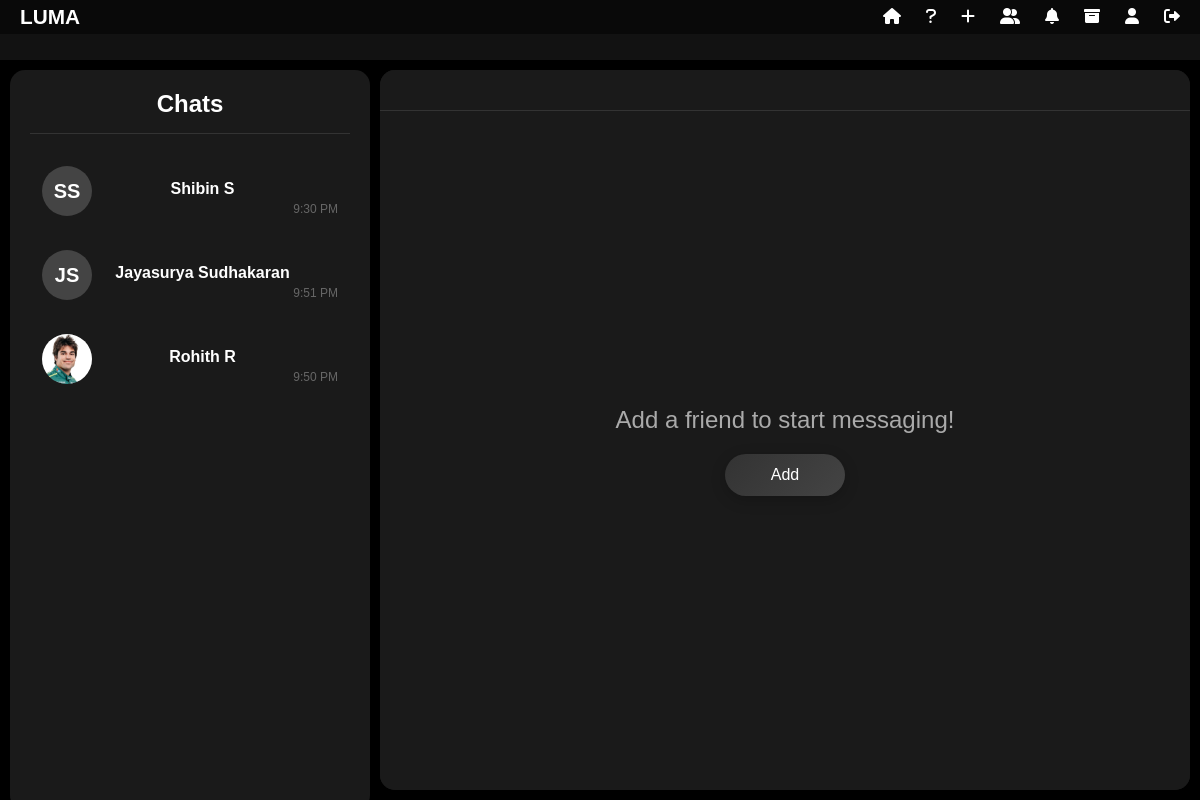
Screenshot of /chats/ (signed in) with the database file from the repository.
### chat/models.py (models this page shows, shortened)
class Chat(models.Model):
    sender = models.ForeignKey(User, related_name='sender_chats', on_delete=models.CASCADE)
    recipient = models.ForeignKey(User, related_name='recipient_chats', on_delete=models.CASCADE)
    created_at = models.DateTimeField(auto_now_add=True)
    updated_at = models.DateTimeField(auto_now=True)
    archived_by = models.ManyToManyField(User, related_name='archived_chats', blank=True)
    class Meta:
        db_table = 'chat_chat'

class User(AbstractBaseUser):
    first_name = models.CharField(max_length=30)
    last_name = models.CharField(max_length=30)
    username = models.CharField(max_length=30, unique=True)
    email = models.EmailField(unique=True)
    profile_picture = models.ImageField(upload_to='profile_pics', blank=True, null=True)  # Removed trailing slash
    created_at = models.DateTimeField(auto_now_add=True)
    is_active = models.BooleanField(default=True)
    is_admin = models.BooleanField(default=False)
    is_banned = models.BooleanField(default=False)
    ban_expiry = models.DateTimeField(null=True, blank=True)
    ban_reason = models.TextField(blank=True, null=True)
    objects = UserManager()
    USERNAME_FIELD = 'username'
    REQUIRED_FIELDS = ['email', 'first_name', 'last_name']
    class Meta:
        db_table = 'chat_user'
    def is_currently_banned(self):
        if not self.is_banned:
            return False
        if self.ban_expiry and timezone.now() > self.ban_expiry:
            self.unban_user()
            return False
        return True

### chat/views.py (the view)
# urls.py: path('chats/', views.chat_list, name='chat_list'),
@login_required
def chat_list(request):
    print(f"Current user: {request.user.username}")
    print(f"User ID: {request.user.id}")
    chats = Chat.objects.filter(
        Q(sender=request.user) | Q(recipient=request.user)
    ).exclude(
        Q(sender__in=BlockedUser.objects.filter(blocked=request.user).values('blocker')) |
        Q(recipient__in=BlockedUser.objects.filter(blocked=request.user).values('blocker'))
    ).exclude(
        archived_by=request.user
    ).order_by('-updated_at')
    for chat in chats:
        other_user = chat.recipient if chat.sender == request.user else chat.sender
        unread_count = Message.objects.filter(
            chat=chat,
            sender=other_user,
            deleted_for_everyone=False  # Exclude messages deleted for everyone
        ).exclude(read_by=request.user).count()
        chat.unread_count = unread_count
        last_message = chat.messages.filter(
            deleted_for_everyone=False
        ).order_by('-sent_at').first()
        if last_message:
            chat.last_message = last_message.content
        else:
            chat.last_message = "No messages yet"
        chat.sender_profile_pic = chat.sender.profile_picture.url if chat.sender.profile_picture else None
        chat.recipient_profile_pic = chat.recipient.profile_picture.url if chat.recipient.profile_picture else None
    print(f"Number of chats found: {chats.count()}")
    all_chats = Chat.objects.all()
    print(f"Total chats in database: {all_chats.count()}")
    for chat in all_chats:
        print(f"Chat ID: {chat.id}")
        print(f"Sender: {chat.sender.username} (ID: {chat.sender.id})")
        print(f"Recipient: {chat.recipient.username} (ID: {chat.recipient.id})")
        print("---")
    print("\nUser's chats:")
    for chat in chats:
        print(f"Chat ID: {chat.id}")
        print(f"Sender: {chat.sender.username}")
        print(f"Recipient: {chat.recipient.username}")
        print(f"Latest message: {chat.last_message}")
        print("---")
    return render(request, 'chat.html', {
        'chats': chats,
        'active_chat': None,
        'current_user': request.user
    })

### templates/chat.html (shortened to what this page needs)
{% extends "base.html" %} {% load tz %} {% load chat_filters %} {% block content %}
<link
  href="https://cdnjs.cloudflare.com/ajax/libs/font-awesome/6.0.0/css/all.min.css"
  rel="stylesheet"
/>
<div class="chat-container">
  <div class="chat-list-panel">
    <div class="chat-list-title">Chats</div>
    <div class="chat-list">
      {% if chats %}
        {% for chat in chats %}
        <div
          class="chat-item {% if active_chat and chat.id == active_chat.id %} active {% endif %}{% if chat.unread_count > 0 %} has-unread {% endif %}"
          data-chat-url="{% url 'chat_detail' chat.id %}"
          data-chat-id="{{ chat.id }}"
          onclick="loadChat(this, event)">
          <div class="chat-item-pfp">
            {% if chat.sender == request.user %}
              {% if chat.recipient_profile_pic %}
                <img
                  src="{{ chat.recipient_profile_pic }}"
                  alt="Profile Picture"
                  class="pfp-image"
                  onerror="this.style.display='none'; this.nextElementSibling.style.display='flex';"
                />
              {% else %}
                <div class="pfp-initials">
                  {{ chat.recipient.first_name|slice:":1" }}{{ chat.recipient.last_name|slice:":1" }}
                </div>
              {% endif %}
            {% else %}
              {% if chat.sender_profile_pic %}
                <img
                  src="{{ chat.sender_profile_pic }}"
                  alt="Profile Picture"
                  class="pfp-image"
                  onerror="this.style.display='none'; this.nextElementSibling.style.display='flex';"
                />
                <div class="pfp-initials" style="display: none;">
                  {{ chat.sender.first_name|slice:":1" }}{{ chat.sender.last_name|slice:":1" }}
                </div>
              {% else %}
                <div class="pfp-initials">
                  {{ chat.sender.first_name|slice:":1" }}{{ chat.sender.last_name|slice:":1" }}
                </div>
              {% endif %}
            {% endif %}
          </div>
          <div class="chat-item-details">
            <div class="chat-item-name"
                 data-first-name="{% if chat.sender == request.user %}{{ chat.recipient.first_name }}{% else %}{{ chat.sender.first_name }}{% endif %}"
                 data-last-name="{% if chat.sender == request.user %}{{ chat.recipient.last_name }}{% else %}{{ chat.sender.last_name }}{% endif %}">
              {% if chat.sender == request.user %}
                {{ chat.recipient.first_name }} {{ chat.recipient.last_name }}
              {% else %}
                {{ chat.sender.first_name }} {{ chat.sender.last_name }}
              {% endif %}
            </div>
          </div>
          <div class="chat-item-time">
            {{ chat.updated_at|localtime|date:"g:i A" }}
          </div>
        </div>
        {% endfor %}
      {% else %}
        <div style="text-align: center; color: #666; padding: 20px;">
          No chats yet. Add a friend to start chatting!
        </div>
      {% endif %}
    </div>
  </div>
  <div class="chat-area">
    <div class="chat-header">
    </div>
    <div class="messages-container">
      {% if active_chat %}
        {% if messages %}
          {% for message in messages %}
            <div class="message {% if message.sender == request.user %}message-sent{% else %}message-received{% endif %} {% if message.deleted_for_everyone %}deleted{% endif %}"
                 data-message-id="{{ message.id }}"
                 data-sender-id="{{ message.sender.id }}"
                 oncontextmenu="showContextMenu(event, this)"
                 {% if message.deleted_for.all|contains:request.user %}style="display: none;"{% endif %}>
              <div class="message-pfp">
                {% if message.sender.profile_picture %}
                  <img src="{{ message.sender.profile_picture.url }}" alt="Profile Picture">
                {% else %}
                  <div class="pfp-initials">
                    {{ message.sender.first_name|slice:":1" }}{{ message.sender.last_name|slice:":1" }}
                  </div>
                {% endif %}
              </div>
              <div class="message-content">
                {% if message.deleted_for_everyone %}
                  <i>Message deleted</i>
                {% else %}
                  {% if "location-message" in message.content %}
                    {{ message.content|safe }}
                  {% else %}
                    {{ message.content }}
                  {% endif %}
                  {% if message.attachment %}
                    {% if message.attachment_type == 'image' %}
                      <div class="message-attachment">
                        <img src="{{ message.attachment.url }}" alt="{{ message.attachment_name }}" class="attachment-image">
                      </div>
                    {% else %}
                      <div class="message-attachment">
                        <div class="file-icon">
                          {% if message.attachment_type == 'pdf' %}
                            <svg width="24" height="24" viewBox="0 0 24 24" fill="none" xmlns="http://www.w3.org/2000/svg">
                              <path d="M14 2H6C5.46957 2 4.96086 2.21071 4.58579 2.58579C4.21071 2.96086 4 3.46957 4 4V20C4 20.5304 4.21071 21.0391 4.58579 21.4142C4.96086 21.7893 5.46957 22 6 22H18C18.5304 22 19.0391 21.7893 19.4142 21.4142C19.7893 21.0391 20 20.5304 20 20V8L14 2Z" stroke="white" stroke-width="2" stroke-linecap="round" stroke-linejoin="round"/>
                              <path d="M14 2V8H20" stroke="white" stroke-width="2" stroke-linecap="round" stroke-linejoin="round"/>
                              <path d="M12 18C12 17.4 11.6 17 11 17C10.4 17 10 17.4 10 18C10 18.6 10.4 19 11 19C11.6 19 12 18.6 12 18Z" fill="white"/>
                              <path d="M12 13C12 12.4 11.6 12 11 12C10.4 12 10 12.4 10 13V16C10 16.6 10.4 17 11 17C11.6 17 12 16.6 12 16V13Z" fill="white"/>
                            </svg>
                          {% elif message.attachment_type == 'doc' %}
                            <svg width="24" height="24" viewBox="0 0 24 24" fill="none" xmlns="http://www.w3.org/2000/svg">
                              <path d="M14 2H6C5.46957 2 4.96086 2.21071 4.58579 2.58579C4.21071 2.96086 4 3.46957 4 4V20C4 20.5304 4.21071 21.0391 4.58579 21.4142C4.96086 21.7893 5.46957 22 6 22H18C18.5304 22 19.0391 21.7893 19.4142 21.4142C19.7893 21.0391 20 20.5304 20 20V8L14 2Z" stroke="white" stroke-width="2" stroke-linecap="round" stroke-linejoin="round"/>
                              <path d="M14 2V8H20" stroke="white" stroke-width="2" stroke-linecap="round" stroke-linejoin="round"/>
                              <path d="M16 13H8" stroke="white" stroke-width="2" stroke-linecap="round" stroke-linejoin="round"/>
                              <path d="M16 17H8" stroke="white" stroke-width="2" stroke-linecap="round" stroke-linejoin="round"/>
                              <path d="M10 9H9H8" stroke="white" stroke-width="2" stroke-linecap="round" stroke-linejoin="round"/>
                            </svg>
                          {% else %}
                            <svg width="24" height="24" viewBox="0 0 24 24" fill="none" xmlns="http://www.w3.org/2000/svg">
                              <path d="M14 2H6C5.46957 2 4.96086 2.21071 4.58579 2.58579C4.21071 2.96086 4 3.46957 4 4V20C4 20.5304 4.21071 21.0391 4.58579 21.4142C4.96086 21.7893 5.46957 22 6 22H18C18.5304 22 19.0391 21.7893 19.4142 21.4142C19.7893 21.0391 20 20.5304 20 20V8L14 2Z" stroke="white" stroke-width="2" stroke-linecap="round" stroke-linejoin="round"/>
                              <path d="M14 2V8H20" stroke="white" stroke-width="2" stroke-linecap="round" stroke-linejoin="round"/>
                            </svg>
                          {% endif %}
                        </div>
                        <div class="file-info">
                          <div class="file-name">{{ message.attachment_name }}</div>
                          <a href="{{ message.attachment.url }}" target="_blank" class="file-link">Download</a>
                        </div>
                      </div>
                    {% endif %}
                  {% endif %}
                {% endif %}
                <div class="message-time">
                  {{ message.sent_at|localtime|date:"g:i A" }}
                  {% if message.sender == request.user and not message.deleted_for_everyone %}
                  <div class="message-read-status" data-message-id="{{ message.id }}">
                    <span class="read-receipt" id="read-receipt-{{ message.id }}">
                      <span class="read-receipt-icon">&#10003;</span>
                    </span>
                  </div>
                  {% endif %}
                </div>
              </div>
            </div>
          {% endfor %}
        {% else %}
          <div class="start-message" id="no-messages-prompt">No messages yet. Start the conversation!</div>
        {% endif %}
      {% else %}
        <div class="start-message">Add a friend to start messaging!</div>
        <button class="add-contact-button" onclick="openFriendDialog()">Add</button>
      {% endif %}
    </div>
  </div>
  {% endblock %}

### templates/base.html (style rules this page uses)
* { margin: 0; padding: 0; box-sizing: border-box; font-family: "Poppins", sans-serif; user-select: none; scrollbar-width: none; }
body { background-color: #121212; color: white; }
.add-contact-button { margin-bottom: 15px; }

### templates/chat.html (style rules this page uses)
* { margin: 0; padding: 0; box-sizing: border-box; font-family: "Arial", sans-serif; }
.chat-container { background-color: black; color: white; height: calc(100vh - 60px); display: flex; overflow: hidden; position: fixed; top: 60px; left: 0; right: 0; bottom: 0; }
.chat-list-panel { width: 30%; height: 100%; background-color: #1a1a1a; border-radius: 15px; padding: 20px; display: flex; flex-direction: column; margin: 10px; }
.chat-list-title { text-align: center; font-size: 24px; font-weight: bold; margin-bottom: 20px; padding-bottom: 15px; border-bottom: 1px solid #333; }
.chat-list { flex: 1; overflow-y: auto; }
.chat-item { display: flex; align-items: center; padding: 12px; margin-bottom: 10px; border-radius: 10px; cursor: pointer; transition: background-color 0.2s; position: relative; }
.chat-item-pfp { width: 50px; height: 50px; border-radius: 50%; overflow: hidden; display: flex; align-items: center; justify-content: center; background-color: #444; font-size: 20px; font-weight: bold; color: white; margin-right: 15px; flex-shrink: 0; }
.pfp-image { width: 100%; height: 100%; object-fit: cover; }
.pfp-initials { display: flex; align-items: center; justify-content: center; width: 100%; height: 100%; }
.chat-item-details { flex: 1; overflow: hidden; margin-right: 40px; }
.chat-item-name { font-weight: bold; margin-bottom: 5px; }
.chat-item-time { position: absolute; bottom: 12px; right: 12px; font-size: 12px; color: #666; }
.chat-area { flex: 1; background-color: #1a1a1a; border-radius: 15px; margin: 10px; margin-left: 0; display: flex; flex-direction: column; overflow: hidden; }
.chat-header { padding: 20px; border-bottom: 1px solid #333; display: flex; align-items: center; background-color: #1a1a1a; }
.messages-container { flex: 1; padding: 20px; overflow-y: auto; display: flex; flex-direction: column; background-color: #1a1a1a; align-items: stretch; min-height: 0; height: 100%; }
.messages-container:has(.start-message) { justify-content: center; align-items: center; }
.start-message { text-align: center; color: #aaa; font-size: 24px; max-width: 80%; margin: 0 auto; margin-bottom: 20px; animation: fadeIn 0.8s ease-in-out; }
.add-contact-button { display: block; margin: 0 auto; padding: 12px 30px; border: none; border-radius: 25px; background: linear-gradient(135deg, #333 0%, #444 100%); color: white; cursor: pointer; transition: all 0.3s ease; font-size: 16px; width: auto; min-width: 120px; box-shadow: 0 4px 15px rgba(0, 0, 0, 0.2); animation: slideUp 0.5s ease-out 0.3s both; }

### rows the page displays
Chat: sender.first_name "S", sender.last_name "S", sender.first_name "Shibin", updated_at "9:30 PM"
Chat: recipient.first_name "J", recipient.last_name "S", recipient.first_name "Jayasurya", recipient.last_name "Sudhakaran", updated_at "9:51 PM"
Chat: recipient.first_name "Rohith", recipient.last_name "R", updated_at "9:50 PM"
